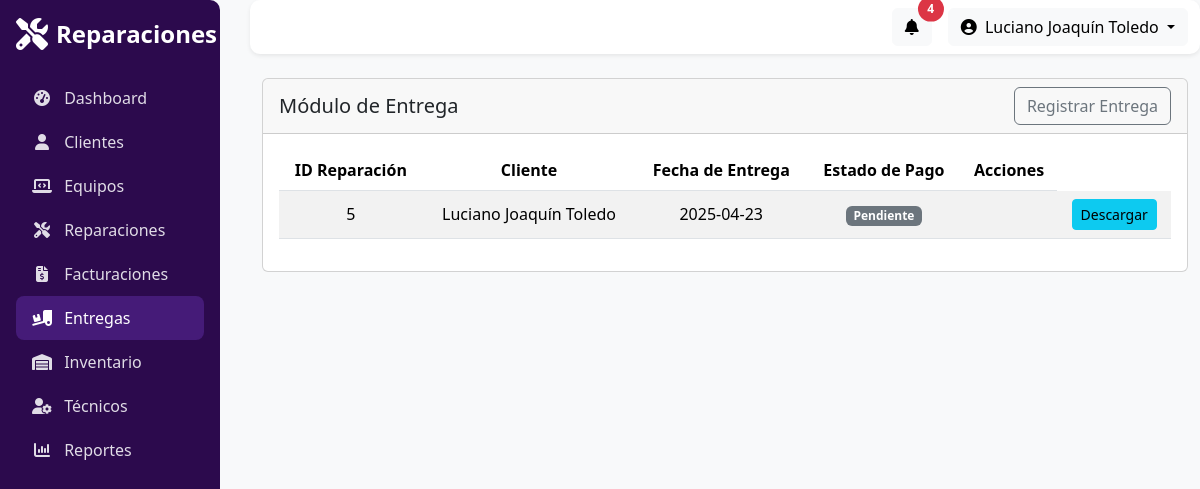
The app's page /gestion_entrega.php (signed in) with its own data.
### tables this page shows
CREATE TABLE `entregas` (
  `id` int(11) NOT NULL,
  `orden_reparacion_id` int(11) NOT NULL,
  `fecha_entrega` date NOT NULL,
  `metodo_entrega` enum('recogido_cliente','entregado_empresa','envio_domicilio') NOT NULL,
  `ubicacion_entrega` varchar(255) DEFAULT NULL,
  `observaciones_generales` text DEFAULT NULL,
  `comentarios_tecnicos` text DEFAULT NULL,
  `estado_pago_entrega` enum('pendiente','parcial','pagada') NOT NULL DEFAULT 'pendiente',
  `creado_en` timestamp NOT NULL DEFAULT current_timestamp()
);

CREATE TABLE `clientes` (
  `id` int(11) NOT NULL,
  `nombre` varchar(255) NOT NULL,
  `telefono` varchar(20) NOT NULL,
  `email` varchar(255) NOT NULL,
  `direccion` varchar(255) DEFAULT NULL,
  `dni` varchar(20) DEFAULT NULL,
  `tipo_cliente` enum('Cliente','Empresa') NOT NULL,
  `notas` text DEFAULT NULL,
  `fecha_creacion` timestamp NOT NULL DEFAULT current_timestamp()
);

### gestion_entrega.php (the view, shortened to what this page needs)
<!DOCTYPE html>
<html lang="es">
<head>
    <link href="https://cdn.jsdelivr.net/npm/bootstrap@5.3.3/dist/css/bootstrap.min.css" rel="stylesheet">
    <link href="https://cdnjs.cloudflare.com/ajax/libs/font-awesome/6.5.0/css/all.min.css" rel="stylesheet">
    <link rel="stylesheet" href="css/estilos.css">
</head>
<body>
    <div class="d-flex" id="layout-wrapper">
        <aside id="sidebar" class="sidebar d-flex flex-column p-3">
            <a href="#" class="sidebar-brand mb-4 text-decoration-none d-flex align-items-center">
                <i class="fa-solid fa-screwdriver-wrench fa-2x me-2"></i>
                <span class="fs-4 fw-bold text-white">Reparaciones</span>
            </a>
             <ul class="nav nav-pills flex-column mb-auto">
                <li class="nav-item">
                    <a href="dashboard.php" class="nav-link">
                        <i class="fa-solid fa-gauge-high me-2"></i>
                        Dashboard
                    </a>
                </li>
                <li class="nav-item">
                    <a href="./gestion_clientes.php" class="nav-link">
                        <i class="fa-solid fa-user me-2"></i>
                        Clientes
                    </a>
                </li>
                <li class="nav-item">
                    <a href="./gestion_equipos.php" class="nav-link">
                        <i class="fa-solid fa-laptop-code me-2"></i>
                        Equipos
                    </a>
                </li>
                <li class="nav-item">
                    <a href="./gestion_reparaciones.php" class="nav-link">
                        <i class="fa-solid fa-screwdriver-wrench me-2"></i>
                        Reparaciones
                    </a>
                </li>
                <li class="nav-item">
                    <a href="./gestion_facturacion.php" class="nav-link">
                        <i class="fa-solid fa-file-invoice-dollar me-2"></i>
                        Facturaciones
                    </a>
                </li>
                <li class="nav-item">
                    <a href="./gestion_entrega.php" class="nav-link active">
                        <i class="fa-solid fa-truck-ramp-box me-2"></i>
                        Entregas
                    </a>
                </li>
                <li class="nav-item">
                    <a href="./gestion_respuestos.php" class="nav-link">
                        <i class="fa-solid fa-warehouse me-2"></i>
                        Inventario
                    </a>
                </li>
                <li class="nav-item">
                    <a href="./gestion_tecnicos.php" class="nav-link">
                        <i class="fa-solid fa-user-gear me-2"></i>
                        Técnicos
                    </a>
                </li>
                <li class="nav-item">
                    <a href="./gestion_reportes.php" class="nav-link">
                        <i class="fa-solid fa-chart-column me-2"></i>
                        Reportes
                    </a>
                </li>
            </ul>
        </aside>
        <div class="flex-grow-1" style="margin-left: 250px;">
            <nav class="navbar navbar-expand-lg navbar-light bg-white shadow-sm sticky-top">
                <div class="container-fluid">
                    <div class="ms-auto d-flex align-items-center">
                        <button class="btn btn-light position-relative me-3">
                            <i class="fa-solid fa-bell"></i>
                            <span
                                class="position-absolute top-0 start-100 translate-middle badge rounded-pill bg-danger">4</span>
                        </button>
                         <div class="dropdown">
                            <a class="btn btn-light dropdown-toggle" href="#" id="userMenu" data-bs-toggle="dropdown">
                                <i class="fa-solid fa-circle-user me-1"></i>
                                <?= isset($_SESSION['usuario_nombre']) ? htmlspecialchars($_SESSION['usuario_nombre']) : 'Invitado'; ?>
                            </a>
                        </div>
                    </div>
                </div>
            </nav>
            <?php
            require_once("includes/config.php");
            ?>
            <main class="container-fluid py-4">
                <div class="row g-4">
                    <div class="col-12">
                        <div class="card">
                            <div class="card-header d-flex justify-content-between align-items-center">
                                <h5 class="mb-0">Módulo de Entrega</h5>
                                <button class="btn btn-outline-secondary ms-2" data-bs-toggle="modal"
                                    data-bs-target="#modalRegistrarEntrega">
                                    Registrar Entrega
                                </button>
                            </div>
                            <div class="card-body">
                                <table class="table table-striped align-middle text-center" id="tabla-entregas">
                                    <thead class="table-violet text-white">
                                        <tr>
                                            <th>ID Reparación</th>
                                            <th>Cliente</th>
                                            <th>Fecha de Entrega</th>
                                            <th>Estado de Pago</th>
                                            <th>Acciones</th>
                                        </tr>
                                    </thead>
                                    <tbody>
                                        <?php
                                        $sql = "
                SELECT
                  e.id,
                  e.orden_reparacion_id,
                  c.nombre AS cliente,
                  e.fecha_entrega,
                  e.estado_pago_entrega
                FROM entregas e
                JOIN ordenes_reparacion o ON e.orden_reparacion_id = o.id
                JOIN clientes c ON o.cliente_id = c.id
                ORDER BY e.creado_en DESC
              ";
                                        $res = $conn->query($sql);
                                        if ($res && $res->num_rows) {
                                            while ($ent = $res->fetch_assoc()):
                                                ?>
                                                <tr>
                                                    <td><?= $ent['orden_reparacion_id'] ?></td>
                                                    <td><?= htmlspecialchars($ent['cliente']) ?></td>
                                                    <td><?= $ent['fecha_entrega'] ?></td>
                                                    <td>
                                                        <span class="badge bg-<?=
                                                            $ent['estado_pago_entrega'] === 'pagada' ? 'success' :
                                                            ($ent['estado_pago_entrega'] === 'parcial' ? 'warning' : 'secondary')
                                                            ?>">
                                                            <?= ucfirst($ent['estado_pago_entrega']) ?>
                                                        </span>
                                                    </td>
                                                    <td>
                                                    <td>
                                                        <a href="includes/generar_boleta_entrega.php?entrega_id=<?= $ent['id'] ?>"
                                                            class="btn btn-info btn-sm" target="_blank">
                                                            Descargar
                                                        </a>
                                                    </td>
                                                    </td>
                                                </tr>
                                                <?php
                                            endwhile;
                                        } else {
                                            echo "<tr><td colspan='5'>No hay entregas registradas.</td></tr>";
                                        }
                                        ?>
                                    </tbody>
                                </table>
                            </div>
                        </div>
                    </div>
                </div>
            </main>
        </div>
    </div>
</body>
</html>

### css/estilos.css (style rules this page uses)
:root { --violet-primary: #2c0a4d; --violet-hover: #381362; --violet-active: #451b78; --link-color: #e0dce6; }
.sidebar { background-color: var(--violet-primary); width: 220px; min-height: 100vh; position: fixed; top: 0; left: 0; border-radius: 0 10px 10px 0; transition: background-color 0.3s ease; overflow: hidden; }
.sidebar-brand i { color: #fff; }
.sidebar-brand span { color: #fff; }
.sidebar .nav-link { color: var(--link-color); padding: 10px 16px; border-radius: 8px; font-weight: 500; transition: background-color 0.3s ease, color 0.3s ease; }
.sidebar .nav-link i { width: 20px; text-align: center; }
.sidebar .nav-link.active { background-color: var(--violet-active); color: #fff; }
body { font-family: 'Segoe UI', sans-serif; background-color: #f8f9fa; }
.navbar { border-radius: 10px; box-shadow: 0px 4px 10px rgba(0,0,0,0.1); }
.btn-light { transition: background-color 0.3s ease, color 0.3s ease; }
.position-relative .badge { font-size: 0.75rem; padding: 0.4rem 0.6rem; }
:root { --violet-light: rgba(44, 10, 77, 0.8); --violet-dark: #2c0a4d; }
.table-violet { background-color: #2c0a4d; }
.table-violet { background-color: var(--violet-dark); }

### records on screen
entregas: orden_reparacion "5", clientes.nombre "Luciano Joaquín Toledo", fecha_entrega "2025-04-23", estado_pago_entrega "Pendiente"

### other values on screen
$_SESSION['usuario_nombre'] "Luciano Joaquín Toledo"
